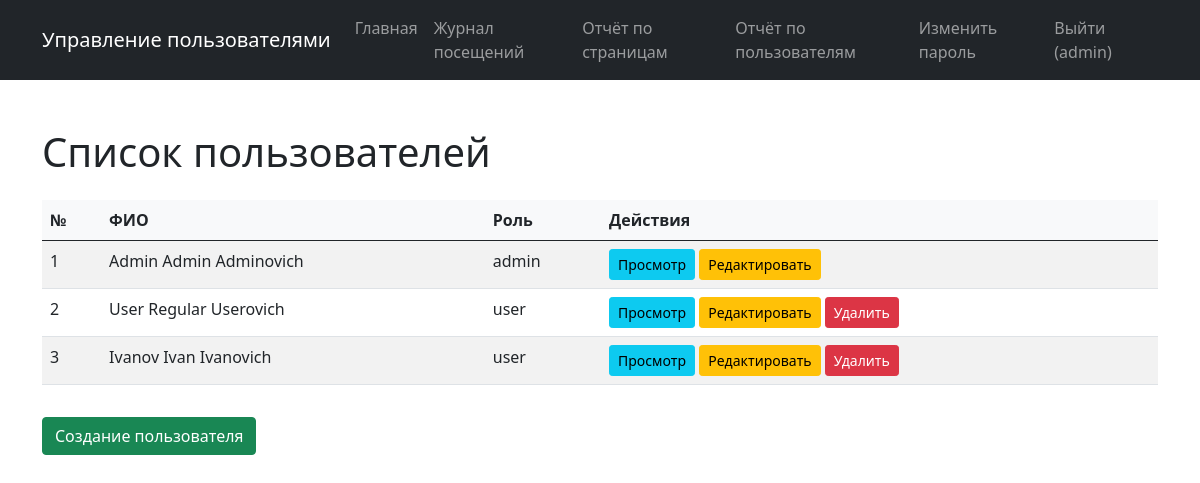
The page / (signed in) on the database its author committed.
### tables this page shows
CREATE TABLE users (
            id INTEGER PRIMARY KEY AUTOINCREMENT,
            login TEXT NOT NULL UNIQUE,
            password_hash TEXT NOT NULL,
            last_name TEXT,
            first_name TEXT NOT NULL,
            middle_name TEXT,
            role_id INTEGER,
            created_at TIMESTAMP DEFAULT CURRENT_TIMESTAMP,
            FOREIGN KEY (role_id) REFERENCES roles (id)
        );

CREATE TABLE roles (
            id INTEGER PRIMARY KEY AUTOINCREMENT,
            name TEXT NOT NULL UNIQUE,
            description TEXT
        );

### app.py (the view)
@app.route('/')
def index():
    users = models.get_all_users()
    return render_template('index.html', users=users)

### app.py (called while the page is built)
@login_manager.user_loader
def load_user(user_id):
    user_data = models.get_user_by_id(user_id)
    if user_data:
        return User(user_data)
    return None

@app.before_request
def log_visit():
    if request.endpoint and not request.endpoint.startswith('static'):
        path = request.path
        user_id = current_user.id if current_user.is_authenticated else None
        models.add_visit_log(path, user_id)

@app.context_processor
def utility_processor():
    user_data = None
    user_role = None
    if current_user.is_authenticated:
        user_data = models.get_user_by_id(current_user.id)
        user_role = user_data['role_name'] if user_data else None
    return {
        'is_authenticated': current_user.is_authenticated,
        'user_role': user_role,
        'current_user_id': current_user.id if current_user.is_authenticated else None
    }

### models.py (called while the page is built)
def get_db():
    conn = sqlite3.connect(DATABASE)
    conn.row_factory = sqlite3.Row
    return conn

def get_user_by_id(user_id):
    conn = get_db()
    user = conn.execute('''
        SELECT u.*, r.name as role_name, r.description as role_description
        FROM users u
        LEFT JOIN roles r ON u.role_id = r.id
        WHERE u.id = ?
    ''', (user_id,)).fetchone()
    conn.close()
    return user

def get_all_users():
    conn = get_db()
    users = conn.execute('''
        SELECT u.*, r.name as role_name
        FROM users u
        LEFT JOIN roles r ON u.role_id = r.id
        ORDER BY u.id
    ''').fetchall()
    conn.close()
    return users

def add_visit_log(path, user_id):
    conn = get_db()
    cursor = conn.cursor()
    try:
        cursor.execute('''
            INSERT INTO visit_logs (path, user_id)
            VALUES (?, ?)
        ''', (path, user_id))
        conn.commit()
        return True, None
    except Exception as e:
        return False, str(e)
    finally:
        conn.close()

### templates/index.html (shortened to what this page needs)
{% extends 'base.html' %}
{% block content %}
<h1 class="my-4">Список пользователей</h1>
<div class="table-responsive">
    <table class="table table-striped table-hover">
        <thead>
            <tr>
                <th>№</th>
                <th>ФИО</th>
                <th>Роль</th>
                <th>Действия</th>
            </tr>
        </thead>
        <tbody>
            {% for user in users %}
            <tr>
                <td>{{ loop.index }}</td>
                <td>
                    {{ user.last_name or '' }} {{ user.first_name }} {{ user.middle_name or '' }}
                </td>
                <td>{{ user.role_name or 'Не назначена' }}</td>
                <td>
                    <a href="{{ url_for('user_view', user_id=user.id) }}" class="btn btn-sm btn-info">Просмотр</a>
                    {% if is_authenticated %}
                        {% if user_role == 'admin' or current_user_id == user.id %}
                            <a href="{{ url_for('user_edit', user_id=user.id) }}" class="btn btn-sm btn-warning">Редактировать</a>
                        {% endif %}
                        {% if user_role == 'admin' and current_user_id != user.id %}
                            <button type="button" class="btn btn-sm btn-danger" data-bs-toggle="modal" data-bs-target="#deleteModal{{ user.id }}">
                                Удалить
                            </button>
                        {% endif %}
                    {% endif %}
                </td>
            </tr>
            {% endfor %}
        </tbody>
    </table>
</div>
{% if is_authenticated and user_role == 'admin' %}
<div class="mt-3">
    <a href="{{ url_for('user_create') }}" class="btn btn-success">Создание пользователя</a>
</div>
{% endif %}
{% endblock %}

### templates/base.html (shortened to what this page needs)
<!DOCTYPE html>
<html lang="ru">
<head>
    <link href="https://cdn.jsdelivr.net/npm/bootstrap@5.0.2/dist/css/bootstrap.min.css" rel="stylesheet">
    <link rel="stylesheet" href="{{ url_for('static', filename='styles.css') }}">
</head>
<body>
    <nav class="navbar navbar-expand-lg navbar-dark bg-dark">
        <div class="container">
            <a class="navbar-brand" href="{{ url_for('index') }}">Управление пользователями</a>
            <div class="collapse navbar-collapse">
                <ul class="navbar-nav ms-auto">
                    <li class="nav-item"><a class="nav-link" href="{{ url_for('index') }}">Главная</a></li>
                    {% if is_authenticated %}
                        <li class="nav-item"><a class="nav-link" href="{{ url_for('reports.visit_logs') }}">Журнал посещений</a></li>
                        {% if user_role == 'admin' %}
                            <li class="nav-item"><a class="nav-link" href="{{ url_for('reports.report_pages') }}">Отчёт по страницам</a></li>
                            <li class="nav-item"><a class="nav-link" href="{{ url_for('reports.report_users') }}">Отчёт по пользователям</a></li>
                        {% endif %}
                        <li class="nav-item"><a class="nav-link" href="{{ url_for('change_password') }}">Изменить пароль</a></li>
                        <li class="nav-item"><a class="nav-link" href="{{ url_for('logout') }}">Выйти ({{ current_user.login }})</a></li>
                    {% else %}
                        <li class="nav-item"><a class="nav-link" href="{{ url_for('login') }}">Войти</a></li>
                    {% endif %}
                </ul>
            </div>
        </div>
    </nav>
    <main class="container my-4">
        {% block content %}{% endblock %}
    </main>
</body>
</html>

### static/styles.css (style rules this page uses)
body { min-height: 100vh; display: flex; flex-direction: column; }
.table th { background-color: #f8f9fa; }

### rows shown on the page
users: login "admin", last_name "Admin", first_name "Admin", middle_name "Adminovich", name "admin"
users: last_name "User", first_name "Regular", middle_name "Userovich", name "user"
users: last_name "Ivanov", first_name "Ivan", middle_name "Ivanovich", name "user"
